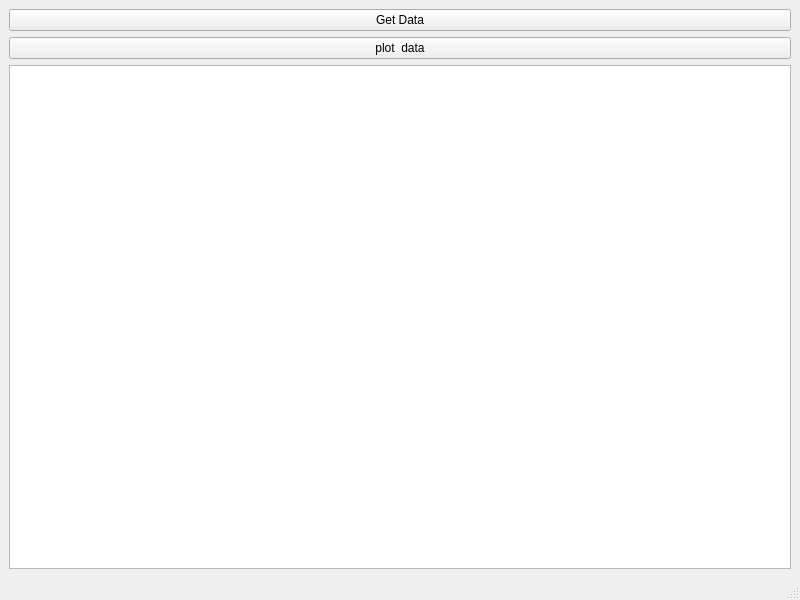
<?xml version="1.0" encoding="UTF-8"?>
<ui version="4.0">
 <class>MainWindow</class>
 <widget class="QMainWindow" name="MainWindow">
  <property name="geometry">
   <rect>
    <x>0</x>
    <y>0</y>
    <width>800</width>
    <height>600</height>
   </rect>
  </property>
  <property name="windowTitle">
   <string>MainWindow</string>
  </property>
  <widget class="QWidget" name="centralwidget">
   <layout class="QVBoxLayout" name="verticalLayout">
    <item>
     <widget class="QPushButton" name="pushButton">
      <property name="text">
       <string>Get Data</string>
      </property>
     </widget>
    </item>
    <item>
     <widget class="QPushButton" name="pushButton_2">
      <property name="text">
       <string>plot  data</string>
      </property>
     </widget>
    </item>
    <item>
     <widget class="QGraphicsView" name="graphicsView"/>
    </item>
   </layout>
  </widget>
  <widget class="QMenuBar" name="menubar">
   <property name="geometry">
    <rect>
     <x>0</x>
     <y>0</y>
     <width>800</width>
     <height>21</height>
    </rect>
   </property>
  </widget>
  <widget class="QStatusBar" name="statusbar"/>
 </widget>
 <resources/>
 <connections/>
</ui>
